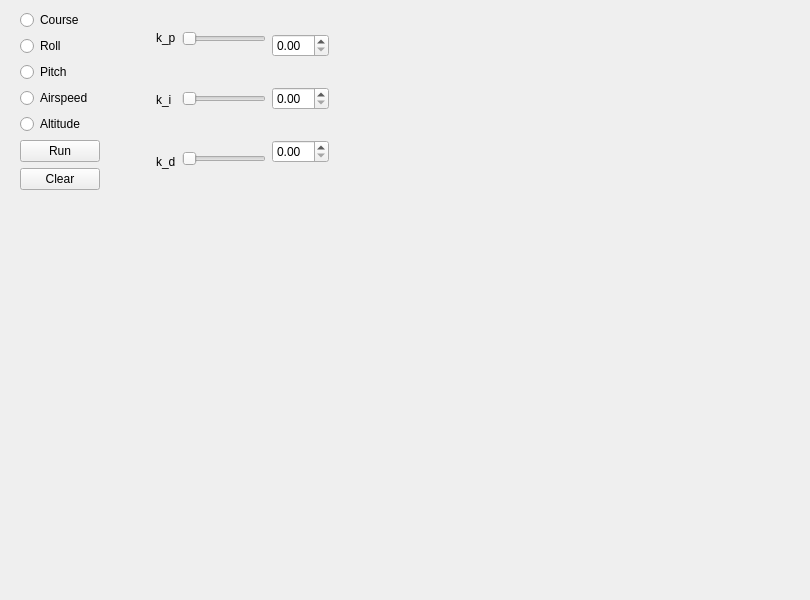
<?xml version="1.0" encoding="UTF-8"?>
<ui version="4.0">
 <class>MainWindow</class>
 <widget class="QMainWindow" name="MainWindow">
  <property name="geometry">
   <rect>
    <x>0</x>
    <y>0</y>
    <width>810</width>
    <height>600</height>
   </rect>
  </property>
  <property name="sizePolicy">
   <sizepolicy hsizetype="Fixed" vsizetype="Fixed">
    <horstretch>0</horstretch>
    <verstretch>0</verstretch>
   </sizepolicy>
  </property>
  <property name="windowTitle">
   <string>MainWindow</string>
  </property>
  <widget class="QWidget" name="centralwidget">
   <property name="sizePolicy">
    <sizepolicy hsizetype="Preferred" vsizetype="Preferred">
     <horstretch>0</horstretch>
     <verstretch>0</verstretch>
    </sizepolicy>
   </property>
   <widget class="QWidget" name="horizontalLayoutWidget">
    <property name="geometry">
     <rect>
      <x>20</x>
      <y>10</y>
      <width>761</width>
      <height>571</height>
     </rect>
    </property>
    <layout class="QHBoxLayout" name="horizontalLayout">
     <property name="spacing">
      <number>6</number>
     </property>
     <property name="sizeConstraint">
      <enum>QLayout::SetFixedSize</enum>
     </property>
     <property name="rightMargin">
      <number>0</number>
     </property>
     <item>
      <layout class="QVBoxLayout" name="verticalLayout">
       <property name="spacing">
        <number>6</number>
       </property>
       <property name="sizeConstraint">
        <enum>QLayout::SetMaximumSize</enum>
       </property>
       <property name="rightMargin">
        <number>50</number>
       </property>
       <item>
        <widget class="QRadioButton" name="CourseButton">
         <property name="text">
          <string>Course</string>
         </property>
        </widget>
       </item>
       <item>
        <widget class="QRadioButton" name="rollButton">
         <property name="text">
          <string>Roll</string>
         </property>
        </widget>
       </item>
       <item>
        <widget class="QRadioButton" name="pitchButton">
         <property name="text">
          <string>Pitch</string>
         </property>
        </widget>
       </item>
       <item>
        <widget class="QRadioButton" name="airspeedButton">
         <property name="text">
          <string>Airspeed</string>
         </property>
        </widget>
       </item>
       <item>
        <widget class="QRadioButton" name="altitudeButton">
         <property name="text">
          <string>Altitude</string>
         </property>
        </widget>
       </item>
       <item>
        <widget class="QPushButton" name="runButton">
         <property name="text">
          <string>Run</string>
         </property>
        </widget>
       </item>
       <item>
        <widget class="QPushButton" name="Clear">
         <property name="text">
          <string>Clear</string>
         </property>
        </widget>
       </item>
      </layout>
     </item>
     <item>
      <layout class="QHBoxLayout" name="horizontalLayout_3">
       <item>
        <layout class="QVBoxLayout" name="verticalLayout_4">
         <item>
          <widget class="QLabel" name="label_2">
           <property name="text">
            <string>k_p</string>
           </property>
          </widget>
         </item>
         <item>
          <widget class="QLabel" name="label">
           <property name="text">
            <string>k_i</string>
           </property>
          </widget>
         </item>
         <item>
          <widget class="QLabel" name="label_3">
           <property name="text">
            <string>k_d</string>
           </property>
          </widget>
         </item>
        </layout>
       </item>
       <item>
        <layout class="QVBoxLayout" name="verticalLayout_3">
         <property name="sizeConstraint">
          <enum>QLayout::SetDefaultConstraint</enum>
         </property>
         <property name="leftMargin">
          <number>0</number>
         </property>
         <property name="rightMargin">
          <number>0</number>
         </property>
         <item>
          <widget class="QSlider" name="kpSlider">
           <property name="sizePolicy">
            <sizepolicy hsizetype="Expanding" vsizetype="Fixed">
             <horstretch>0</horstretch>
             <verstretch>0</verstretch>
            </sizepolicy>
           </property>
           <property name="maximumSize">
            <size>
             <width>400</width>
             <height>50</height>
            </size>
           </property>
           <property name="orientation">
            <enum>Qt::Horizontal</enum>
           </property>
          </widget>
         </item>
         <item>
          <widget class="QSlider" name="kiSlider">
           <property name="sizePolicy">
            <sizepolicy hsizetype="Expanding" vsizetype="Fixed">
             <horstretch>0</horstretch>
             <verstretch>0</verstretch>
            </sizepolicy>
           </property>
           <property name="maximumSize">
            <size>
             <width>400</width>
             <height>50</height>
            </size>
           </property>
           <property name="orientation">
            <enum>Qt::Horizontal</enum>
           </property>
          </widget>
         </item>
         <item>
          <widget class="QSlider" name="kdSlider">
           <property name="sizePolicy">
            <sizepolicy hsizetype="Expanding" vsizetype="Fixed">
             <horstretch>0</horstretch>
             <verstretch>0</verstretch>
            </sizepolicy>
           </property>
           <property name="maximumSize">
            <size>
             <width>400</width>
             <height>50</height>
            </size>
           </property>
           <property name="orientation">
            <enum>Qt::Horizontal</enum>
           </property>
          </widget>
         </item>
        </layout>
       </item>
      </layout>
     </item>
     <item>
      <layout class="QVBoxLayout" name="verticalLayout_5">
       <item>
        <widget class="QDoubleSpinBox" name="kpSpinBox"/>
       </item>
       <item>
        <widget class="QDoubleSpinBox" name="kiSpinBox"/>
       </item>
       <item>
        <widget class="QDoubleSpinBox" name="kdSpinBox_2"/>
       </item>
      </layout>
     </item>
    </layout>
   </widget>
  </widget>
 </widget>
 <resources/>
 <connections/>
</ui>
